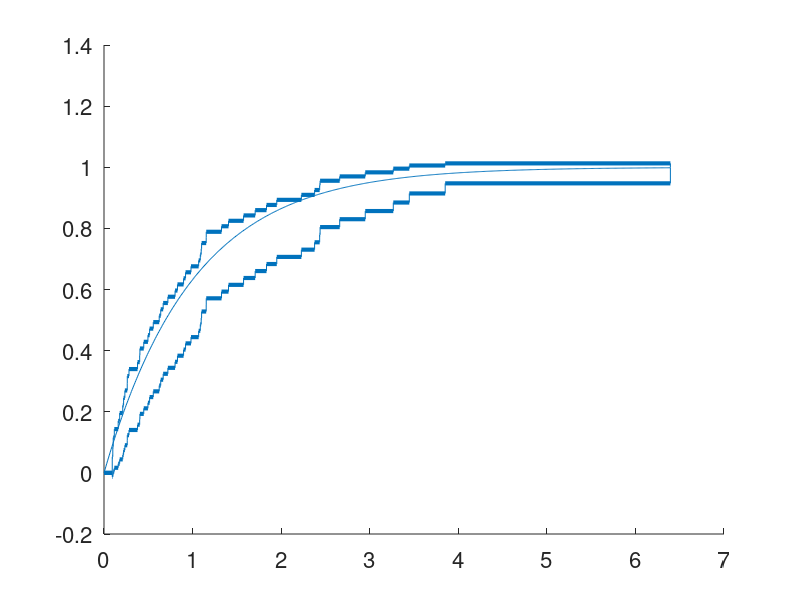

Write the MATLAB code that produced this figure.
%empcdfr.m
clear all,clc
rand('state',123);
N = 50; %sample size
x = sort(-log(rand(1,N))); %generate and sort sample
x=[0,x]; % append 0 for plotting purposes
z =(0:N)/N;
zl = z - 1.65*sqrt(z.*(1-z)/N); % lower curve
zu = z + 1.65*sqrt(z.*(1-z)/N); % upper curve
axes('FontSize',16),hold on
for i=1:N %plot the confidence bounds
    line([x(i),x(i+1)],[zl(i),zl(i)],'LineWidth',3);
    line([x(i+1),x(i+1)],[zl(i),zl(i+1)]);
    line([x(i),x(i+1)],[zu(i),zu(i)],'LineWidth',3);
    line([x(i+1),x(i+1)],[zu(i),zu(i+1)]);
end
t = 0:0.01:max(x);plot(t,1-exp(-t))
